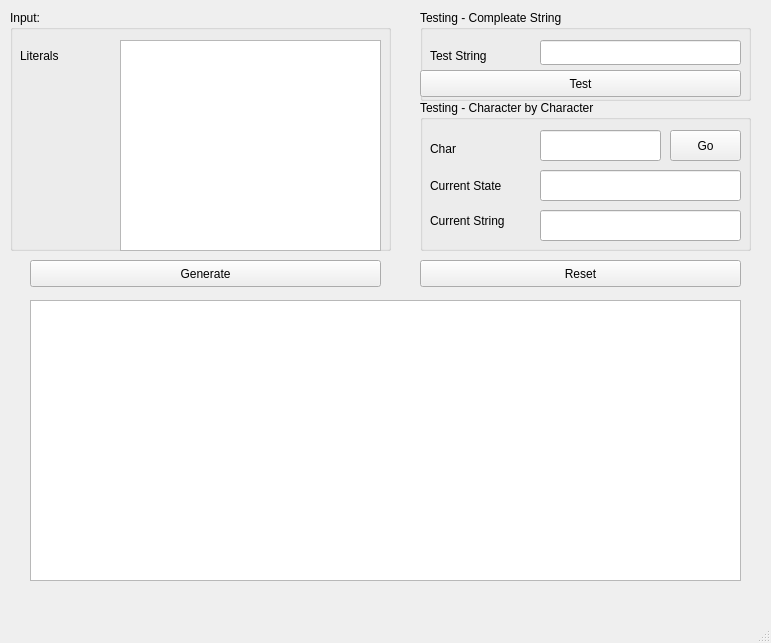
<?xml version="1.0" encoding="UTF-8"?>
<ui version="4.0">
 <class>MainWindow</class>
 <widget class="QMainWindow" name="MainWindow">
  <property name="geometry">
   <rect>
    <x>0</x>
    <y>0</y>
    <width>771</width>
    <height>643</height>
   </rect>
  </property>
  <property name="windowTitle">
   <string>FSM - Simulater</string>
  </property>
  <widget class="QWidget" name="centralwidget">
   <widget class="QTextEdit" name="literals">
    <property name="geometry">
     <rect>
      <x>120</x>
      <y>40</y>
      <width>261</width>
      <height>211</height>
     </rect>
    </property>
   </widget>
   <widget class="QGraphicsView" name="state_view">
    <property name="geometry">
     <rect>
      <x>30</x>
      <y>300</y>
      <width>711</width>
      <height>281</height>
     </rect>
    </property>
   </widget>
   <widget class="QGroupBox" name="groupBox">
    <property name="geometry">
     <rect>
      <x>10</x>
      <y>10</y>
      <width>381</width>
      <height>241</height>
     </rect>
    </property>
    <property name="title">
     <string>Input:</string>
    </property>
    <widget class="QLabel" name="label_2">
     <property name="geometry">
      <rect>
       <x>10</x>
       <y>30</y>
       <width>67</width>
       <height>31</height>
      </rect>
     </property>
     <property name="text">
      <string>Literals</string>
     </property>
    </widget>
   </widget>
   <widget class="QGroupBox" name="groupBox_2">
    <property name="geometry">
     <rect>
      <x>420</x>
      <y>10</y>
      <width>331</width>
      <height>91</height>
     </rect>
    </property>
    <property name="title">
     <string>Testing - Compleate String </string>
    </property>
    <widget class="QLabel" name="label_3">
     <property name="geometry">
      <rect>
       <x>10</x>
       <y>30</y>
       <width>81</width>
       <height>31</height>
      </rect>
     </property>
     <property name="text">
      <string>Test String</string>
     </property>
    </widget>
    <widget class="QPushButton" name="test">
     <property name="geometry">
      <rect>
       <x>0</x>
       <y>60</y>
       <width>321</width>
       <height>27</height>
      </rect>
     </property>
     <property name="text">
      <string>Test</string>
     </property>
    </widget>
    <widget class="QLineEdit" name="test_string">
     <property name="geometry">
      <rect>
       <x>120</x>
       <y>30</y>
       <width>201</width>
       <height>25</height>
      </rect>
     </property>
    </widget>
   </widget>
   <widget class="QPushButton" name="generate">
    <property name="geometry">
     <rect>
      <x>30</x>
      <y>260</y>
      <width>351</width>
      <height>27</height>
     </rect>
    </property>
    <property name="text">
     <string>Generate</string>
    </property>
   </widget>
   <widget class="QPushButton" name="reset">
    <property name="geometry">
     <rect>
      <x>420</x>
      <y>260</y>
      <width>321</width>
      <height>27</height>
     </rect>
    </property>
    <property name="text">
     <string>Reset</string>
    </property>
   </widget>
   <widget class="QGroupBox" name="groupBox_3">
    <property name="geometry">
     <rect>
      <x>420</x>
      <y>100</y>
      <width>331</width>
      <height>151</height>
     </rect>
    </property>
    <property name="title">
     <string>Testing - Character by Character</string>
    </property>
    <widget class="QLineEdit" name="test_char">
     <property name="geometry">
      <rect>
       <x>120</x>
       <y>30</y>
       <width>121</width>
       <height>31</height>
      </rect>
     </property>
    </widget>
    <widget class="QLabel" name="label_4">
     <property name="geometry">
      <rect>
       <x>10</x>
       <y>40</y>
       <width>67</width>
       <height>17</height>
      </rect>
     </property>
     <property name="text">
      <string>Char</string>
     </property>
    </widget>
    <widget class="QLineEdit" name="current_st">
     <property name="geometry">
      <rect>
       <x>120</x>
       <y>70</y>
       <width>201</width>
       <height>31</height>
      </rect>
     </property>
    </widget>
    <widget class="QLineEdit" name="current_str">
     <property name="geometry">
      <rect>
       <x>120</x>
       <y>110</y>
       <width>201</width>
       <height>31</height>
      </rect>
     </property>
    </widget>
    <widget class="QLabel" name="label_5">
     <property name="geometry">
      <rect>
       <x>10</x>
       <y>70</y>
       <width>111</width>
       <height>31</height>
      </rect>
     </property>
     <property name="text">
      <string>Current State</string>
     </property>
    </widget>
    <widget class="QLabel" name="label_6">
     <property name="geometry">
      <rect>
       <x>10</x>
       <y>100</y>
       <width>111</width>
       <height>41</height>
      </rect>
     </property>
     <property name="text">
      <string>Current String</string>
     </property>
    </widget>
    <widget class="QPushButton" name="go">
     <property name="geometry">
      <rect>
       <x>250</x>
       <y>30</y>
       <width>71</width>
       <height>31</height>
      </rect>
     </property>
     <property name="text">
      <string>Go</string>
     </property>
    </widget>
   </widget>
   <zorder>groupBox</zorder>
   <zorder>state_view</zorder>
   <zorder>groupBox_2</zorder>
   <zorder>generate</zorder>
   <zorder>reset</zorder>
   <zorder>groupBox_3</zorder>
   <zorder>literals</zorder>
  </widget>
  <widget class="QMenuBar" name="menubar">
   <property name="geometry">
    <rect>
     <x>0</x>
     <y>0</y>
     <width>771</width>
     <height>29</height>
    </rect>
   </property>
  </widget>
  <widget class="QStatusBar" name="statusbar"/>
 </widget>
 <resources/>
 <connections/>
</ui>
